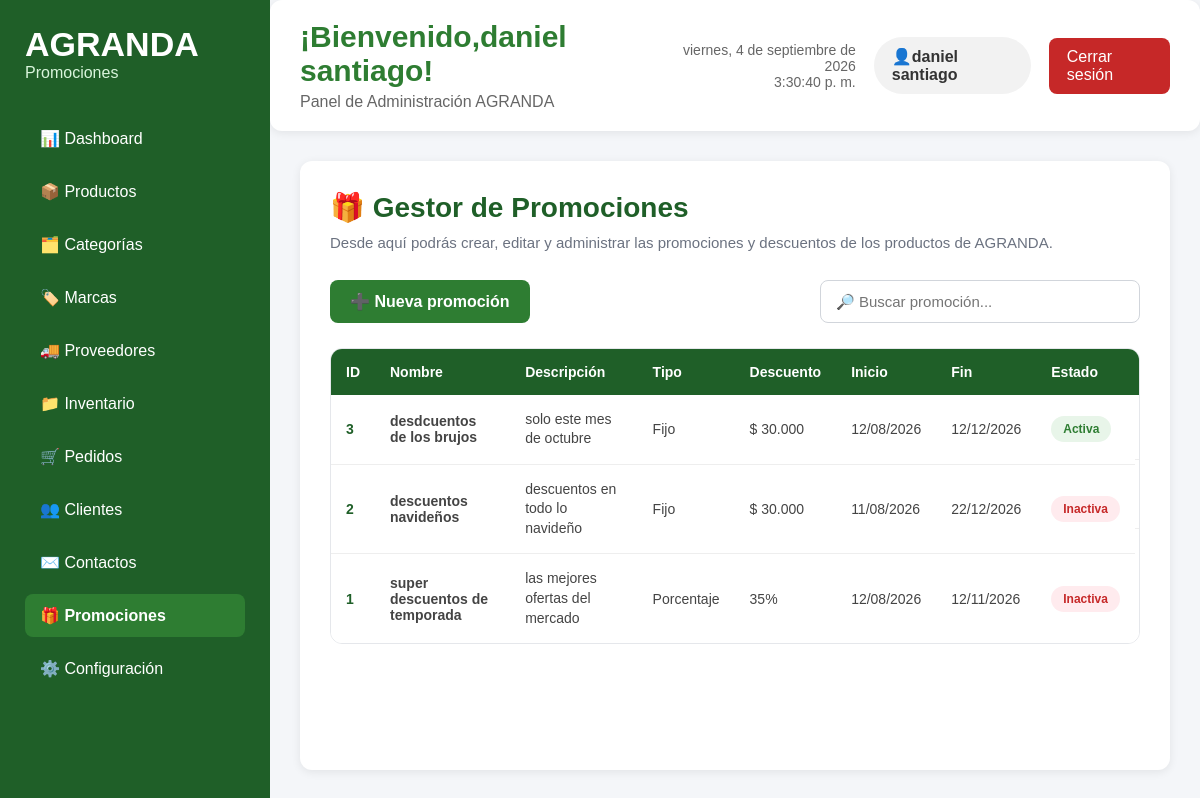
The page /admin/promociones/promociones.php (signed in) on the database its author committed.
### tables this page shows
CREATE TABLE `promociones` (
  `id_promocion` int(11) NOT NULL,
  `nombre` varchar(100) NOT NULL,
  `descripcion` text DEFAULT NULL,
  `tipo` enum('Porcentaje','Fijo') NOT NULL,
  `valor_descuento` decimal(10,2) NOT NULL,
  `fecha_inicio` date NOT NULL,
  `fecha_fin` date NOT NULL,
  `estado` tinyint(1) DEFAULT 1,
  `fecha_creacion` timestamp NOT NULL DEFAULT current_timestamp()
);

### admin/promociones/promociones.php (the view, shortened to what this page needs)
<?php
require_once("../../config/conexion.php");
$sql = "SELECT
            id_promocion,
            nombre,
            descripcion,
            tipo,
            valor_descuento,
            fecha_inicio,
            fecha_fin,
            estado,
            fecha_creacion
        FROM promociones
        ORDER BY id_promocion DESC";
$resultado = $conexion->query($sql);
?>
<!DOCTYPE html>
<html lang="es">
<head>
    <link rel="stylesheet" href="promociones.css">
</head>
<body>
<div class="contenedor-dashboard">
    <aside class="menu-lateral">
        <div class="logo-panel">
            <h1>AGRANDA</h1>
            <p>Promociones</p>
        </div>
        <nav>
            <ul>
                <li><a href="../dashboard/dashboard.php">📊 Dashboard</a></li>
                <li><a href="../productos/productos.php">📦 Productos</a></li>
                <li><a href="../categorias/categorias.php">🗂️ Categorías</a></li>
                <li><a href="../marcas/marcas.php">🏷️ Marcas</a></li>
                <li><a href="../proveedores/proveedores.php">🚚 Proveedores</a></li>
                <li><a href="../inventario/inventario.php">📁 Inventario</a></li>
                <li><a href="../pedidos/pedidos.php">🛒 Pedidos</a></li>
                <li><a href="../clientes/clientes.php">👥 Clientes</a></li>
                <li><a href="../contactos/contactos.php">✉️ Contactos</a></li>
                <li><a href="promociones.php" class="activo">🎁 Promociones</a></li>
                <li><a href="../configuracion/configuracion.php">⚙️ Configuración</a></li>
            </ul>
        </nav>
    </aside>
    <main class="contenido">
        <header class="encabezado">
            <div class="titulo-panel">
                <h2>¡Bienvenido,<?php echo htmlspecialchars($_SESSION["nombre"]); ?>!</h2>
                <p>Panel de Administración AGRANDA</p>
            </div>
            <div class="panel-usuario">
                <div class="fecha-hora">
                    <span id="fecha"></span><br>
                    <span id="hora"></span>
                </div>
                <div class="usuario">👤<?php echo htmlspecialchars($_SESSION["nombre"]); ?></div>
                <a href="../cerrar_sesion.php" class="btn-salir">Cerrar sesión</a>
            </div>
        </header>
        <section class="resumen">
            <div class="encabezado-promociones">
                <div>
                    <h2>🎁 Gestor de Promociones</h2>
                    <p>
                        Desde aquí podrás crear, editar y administrar
                        las promociones y descuentos de los productos
                        de AGRANDA.
                    </p>
                </div>
            </div>
            <div class="barra-promociones">
                <a href="agregar_promocion.php" class="btn-nuevo">➕ Nueva promoción</a>
                <input
                    type="search"
                    class="buscar-promocion"
                    placeholder="🔎 Buscar promoción..."
                >
            </div>
            <div class="contenedor-tabla">
                <table class="tabla-promociones">
                    <thead>
                        <tr>
                            <th>ID</th>
                            <th>Nombre</th>
                            <th>Descripción</th>
                            <th>Tipo</th>
                            <th>Descuento</th>
                            <th>Inicio</th>
                            <th>Fin</th>
                            <th>Estado</th>
                            <th>Acciones</th>
                        </tr>
                    </thead>
                    <tbody>
                    <?php if ($resultado && $resultado->num_rows > 0): ?>
                        <?php while ($promocion = $resultado->fetch_assoc()): ?>
                            <tr>
                                <td>
                                    <?php echo $promocion["id_promocion"]; ?>
                                </td>
                                <td>
                                    <strong>
                                        <?php
                                        echo htmlspecialchars(
                                            $promocion["nombre"]
                                        );
                                        ?>
                                    </strong>
                                </td>
                                <td>
                                    <?php
                                    echo !empty($promocion["descripcion"])
                                        ? htmlspecialchars(
                                            $promocion["descripcion"]
                                        )
                                        : "Sin descripción";
                                    ?>
                                </td>
                                <td>
                                    <?php
                                    echo htmlspecialchars(
                                        $promocion["tipo"]
                                    );
                                    ?>
                                </td>
                                <td>
                                    <?php if ($promocion["tipo"] === "Porcentaje"): ?>
                                        <?php
                                        echo number_format(
                                            $promocion["valor_descuento"],
                                            0,
                                            ",",
                                            "."
                                        );
                                        ?>%
                                    <?php else: ?>
                                        $
                                        <?php
                                        echo number_format(
                                            $promocion["valor_descuento"],
                                            0,
                                            ",",
                                            "."
                                        );
                                        ?>
                                    <?php endif; ?>
                                </td>
                                <td>
                                    <?php
                                    echo date(
                                        "d/m/Y",
                                        strtotime(
                                            $promocion["fecha_inicio"]
                                        )
                                    );
                                    ?>
                                </td>
                                <td>
                                    <?php
                                    echo date(
                                        "d/m/Y",
                                        strtotime(
                                            $promocion["fecha_fin"]
                                        )
                                    );
                                    ?>
                                </td>
                                <td>
                                    <?php if ($promocion["estado"]): ?>
                                        <span class="estado-activo">Activa</span>
                                    <?php else: ?>
                                        <span class="estado-inactivo">Inactiva</span>
                                    <?php endif; ?>
                                </td>
                                <td class="acciones">
                                </td>
                            </tr>
                        <?php endwhile; ?>
                    <?php else: ?>
                        <tr>
                            <td colspan="9" class="sin-promociones">No hay promociones registradas.</td>
                        </tr>
                    <?php endif; ?>
                    </tbody>
                </table>
            </div>
        </section>
    </main>
</div>
</body>
</html>

### admin/promociones/promociones.css (style rules this page uses)
* { margin:0; padding:0; box-sizing:border-box; font-family:Arial, Helvetica, sans-serif; }
body { background:#f4f6f9; color:#333; height:100vh; overflow:hidden; }
.contenedor-dashboard { display:flex; height:100vh; }
.menu-lateral { width:270px; background:#1f5f28; color:white; padding:25px; height:100vh; position:sticky; top:0; overflow-y:auto; flex-shrink:0; }
.logo-panel { margin-bottom:35px; }
.logo-panel h1 { font-size:34px; }
.logo-panel p { color:#d9f5dc; }
.menu-lateral ul { list-style:none; }
.menu-lateral li { margin:10px 0; }
.menu-lateral a { color:white; text-decoration:none; display:block; padding:12px 15px; border-radius:8px; transition:.3s; }
.menu-lateral a.activo { background:#2e7d32; font-weight:bold; }
.contenido { flex:1; display:flex; flex-direction:column; height:100vh; overflow:hidden; }
.encabezado { display:flex; justify-content:space-between; align-items:center; background:white; padding:20px 30px; border-radius:12px; box-shadow:0 2px 10px rgba(0,0,0,.08); margin-bottom:30px; position:sticky; top:0; z-index:100; flex-shrink:0; }
.titulo-panel h2 { color:#2e7d32; font-size:30px; }
.titulo-panel p { color:#666; margin-top:5px; }
.panel-usuario { display:flex; align-items:center; gap:18px; }
.fecha-hora { text-align:right; color:#666; font-size:14px; }
.usuario { background:#f2f2f2; padding:10px 18px; border-radius:30px; font-weight:bold; }
.btn-salir { background:#c62828; color:white; padding:10px 18px; text-decoration:none; border-radius:8px; transition:.3s; }
.resumen { background:white; padding:30px; margin:0 30px 30px 30px; border-radius:12px; box-shadow:0 2px 10px rgba(0,0,0,.08); overflow:auto; flex:1; }
.encabezado-promociones { display:flex; justify-content:space-between; align-items:center; margin-bottom:25px; }
.encabezado-promociones h2 { color:#1f5f28; font-size:28px; margin-bottom:8px; }
.encabezado-promociones p { color:#6b7280; font-size:15px; line-height:1.5; }
.barra-promociones { display:flex; justify-content:space-between; align-items:center; gap:20px; margin-bottom:25px; }
.btn-nuevo { display:inline-block; background:#2e7d32; color:white; text-decoration:none; padding:12px 20px; border-radius:8px; font-weight:bold; transition:.3s; }
.buscar-promocion { width:320px; padding:12px 15px; border:1px solid #d1d5db; border-radius:8px; font-size:15px; outline:none; transition:.2s; }
.contenedor-tabla { width:100%; overflow-x:auto; border:1px solid #e5e7eb; border-radius:12px; }
.tabla-promociones { width:100%; min-width:950px; border-collapse:collapse; background:white; }
.tabla-promociones thead { background:#1f5f28; color:white; }
.tabla-promociones th { padding:15px; text-align:left; font-size:14px; font-weight:bold; white-space:nowrap; }
.tabla-promociones td { padding:15px; border-bottom:1px solid #eeeeee; font-size:14px; color:#444; vertical-align:middle; }
.tabla-promociones tbody tr { transition:.2s; }
.tabla-promociones tbody tr:last-child td { border-bottom:none; }
.tabla-promociones td:first-child { font-weight:bold; color:#1f5f28; }
.tabla-promociones td:nth-child(3) { max-width:280px; line-height:1.4; }
.estado-activo { display:inline-block; background:#e8f5e9; color:#2e7d32; padding:6px 12px; border-radius:20px; font-size:12px; font-weight:bold; white-space:nowrap; }
.estado-inactivo { display:inline-block; background:#ffebee; color:#c62828; padding:6px 12px; border-radius:20px; font-size:12px; font-weight:bold; white-space:nowrap; }
.acciones { display:flex; align-items:center; gap:7px; white-space:nowrap; }

### rows shown on the page
promociones: id_promocion "3", nombre "desdcuentos de los brujos", descripcion "solo este mes de octubre", tipo "Fijo", valor_descuento "30.000", fecha_inicio "12/08/2026", fecha_fin "12/12/2026", estado "Activa"
promociones: id_promocion "2", nombre "descuentos navideños", descripcion "descuentos en todo lo navideño", tipo "Fijo", valor_descuento "30.000", fecha_inicio "11/08/2026", fecha_fin "22/12/2026", estado "Inactiva"
promociones: id_promocion "1", nombre "super descuentos de temporada", descripcion "las mejores ofertas del mercado", tipo "Porcentaje", valor_descuento "35", fecha_inicio "12/08/2026", fecha_fin "12/11/2026", estado "Inactiva"

### other values the page prints
$_SESSION["nombre"] "daniel santiago"
